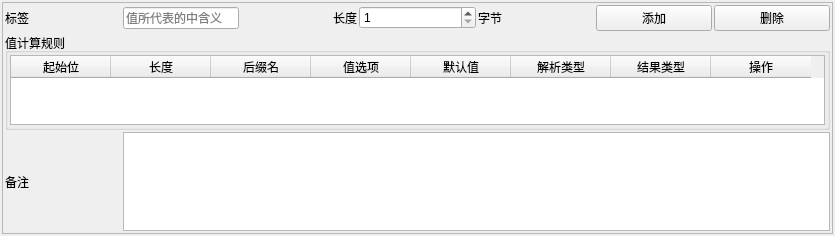
<?xml version="1.0" encoding="UTF-8"?>
<ui version="4.0">
 <class>RuleWidget</class>
 <widget class="QWidget" name="RuleWidget">
  <property name="enabled">
   <bool>true</bool>
  </property>
  <property name="geometry">
   <rect>
    <x>0</x>
    <y>0</y>
    <width>835</width>
    <height>236</height>
   </rect>
  </property>
  <property name="sizePolicy">
   <sizepolicy hsizetype="Expanding" vsizetype="Expanding">
    <horstretch>0</horstretch>
    <verstretch>0</verstretch>
   </sizepolicy>
  </property>
  <property name="minimumSize">
   <size>
    <width>0</width>
    <height>0</height>
   </size>
  </property>
  <property name="windowTitle">
   <string>数据规则行</string>
  </property>
  <property name="autoFillBackground">
   <bool>false</bool>
  </property>
  <property name="styleSheet">
   <string notr="true"/>
  </property>
  <layout class="QGridLayout" name="gridLayout" rowstretch="1" columnstretch="1">
   <property name="sizeConstraint">
    <enum>QLayout::SetDefaultConstraint</enum>
   </property>
   <property name="leftMargin">
    <number>2</number>
   </property>
   <property name="topMargin">
    <number>2</number>
   </property>
   <property name="rightMargin">
    <number>2</number>
   </property>
   <property name="bottomMargin">
    <number>2</number>
   </property>
   <item row="0" column="0">
    <widget class="QScrollArea" name="lineWidgetScrollArea">
     <property name="sizePolicy">
      <sizepolicy hsizetype="Preferred" vsizetype="Preferred">
       <horstretch>0</horstretch>
       <verstretch>1</verstretch>
      </sizepolicy>
     </property>
     <property name="minimumSize">
      <size>
       <width>0</width>
       <height>0</height>
      </size>
     </property>
     <property name="styleSheet">
      <string notr="true"/>
     </property>
     <property name="sizeAdjustPolicy">
      <enum>QAbstractScrollArea::AdjustToContents</enum>
     </property>
     <property name="widgetResizable">
      <bool>true</bool>
     </property>
     <property name="alignment">
      <set>Qt::AlignLeading|Qt::AlignLeft|Qt::AlignTop</set>
     </property>
     <widget class="QWidget" name="scrollAreaWidgetContents">
      <property name="geometry">
       <rect>
        <x>0</x>
        <y>0</y>
        <width>829</width>
        <height>230</height>
       </rect>
      </property>
      <layout class="QGridLayout" name="gridLayout_2" rowstretch="2,0,0" columnstretch="1,0,0,0,0,0,0">
       <property name="leftMargin">
        <number>2</number>
       </property>
       <property name="topMargin">
        <number>2</number>
       </property>
       <property name="rightMargin">
        <number>2</number>
       </property>
       <property name="bottomMargin">
        <number>2</number>
       </property>
       <property name="spacing">
        <number>2</number>
       </property>
       <item row="1" column="0" colspan="7">
        <widget class="QGroupBox" name="tableGroupBox">
         <property name="sizePolicy">
          <sizepolicy hsizetype="Expanding" vsizetype="Expanding">
           <horstretch>1</horstretch>
           <verstretch>1</verstretch>
          </sizepolicy>
         </property>
         <property name="title">
          <string>值计算规则</string>
         </property>
         <layout class="QVBoxLayout" name="verticalLayout" stretch="0">
          <property name="spacing">
           <number>2</number>
          </property>
          <property name="leftMargin">
           <number>2</number>
          </property>
          <property name="topMargin">
           <number>2</number>
          </property>
          <property name="rightMargin">
           <number>2</number>
          </property>
          <property name="bottomMargin">
           <number>2</number>
          </property>
          <item>
           <widget class="QTableWidget" name="tableWidget">
            <property name="sizePolicy">
             <sizepolicy hsizetype="Expanding" vsizetype="Expanding">
              <horstretch>0</horstretch>
              <verstretch>0</verstretch>
             </sizepolicy>
            </property>
            <property name="sizeAdjustPolicy">
             <enum>QAbstractScrollArea::AdjustToContents</enum>
            </property>
            <property name="editTriggers">
             <set>QAbstractItemView::DoubleClicked</set>
            </property>
            <property name="tabKeyNavigation">
             <bool>false</bool>
            </property>
            <property name="showDropIndicator" stdset="0">
             <bool>false</bool>
            </property>
            <property name="dragDropOverwriteMode">
             <bool>false</bool>
            </property>
            <property name="rowCount">
             <number>0</number>
            </property>
            <property name="columnCount">
             <number>8</number>
            </property>
            <attribute name="horizontalHeaderVisible">
             <bool>true</bool>
            </attribute>
            <attribute name="horizontalHeaderCascadingSectionResizes">
             <bool>true</bool>
            </attribute>
            <column>
             <property name="text">
              <string>起始位</string>
             </property>
            </column>
            <column>
             <property name="text">
              <string>长度</string>
             </property>
            </column>
            <column>
             <property name="text">
              <string>后缀名</string>
             </property>
            </column>
            <column>
             <property name="text">
              <string>值选项</string>
             </property>
            </column>
            <column>
             <property name="text">
              <string>默认值</string>
             </property>
            </column>
            <column>
             <property name="text">
              <string>解析类型</string>
             </property>
            </column>
            <column>
             <property name="text">
              <string>结果类型</string>
             </property>
            </column>
            <column>
             <property name="text">
              <string>操作</string>
             </property>
            </column>
           </widget>
          </item>
         </layout>
        </widget>
       </item>
       <item row="0" column="2">
        <widget class="QLabel" name="label_5">
         <property name="text">
          <string>长度</string>
         </property>
         <property name="alignment">
          <set>Qt::AlignRight|Qt::AlignTrailing|Qt::AlignVCenter</set>
         </property>
        </widget>
       </item>
       <item row="0" column="3">
        <widget class="QSpinBox" name="spinBox_len">
         <property name="minimum">
          <number>1</number>
         </property>
        </widget>
       </item>
       <item row="2" column="1" colspan="6">
        <widget class="QTextEdit" name="textEdit_comment">
         <property name="sizePolicy">
          <sizepolicy hsizetype="Expanding" vsizetype="Expanding">
           <horstretch>1</horstretch>
           <verstretch>0</verstretch>
          </sizepolicy>
         </property>
         <property name="baseSize">
          <size>
           <width>0</width>
           <height>0</height>
          </size>
         </property>
        </widget>
       </item>
       <item row="0" column="4">
        <widget class="QLabel" name="label_2">
         <property name="text">
          <string>字节</string>
         </property>
        </widget>
       </item>
       <item row="2" column="0">
        <widget class="QLabel" name="label_2_0">
         <property name="text">
          <string>备注</string>
         </property>
        </widget>
       </item>
       <item row="0" column="1">
        <widget class="QLineEdit" name="labelEdit">
         <property name="maxLength">
          <number>100</number>
         </property>
         <property name="placeholderText">
          <string>值所代表的中含义</string>
         </property>
        </widget>
       </item>
       <item row="0" column="0">
        <widget class="QLabel" name="label">
         <property name="text">
          <string>标签</string>
         </property>
        </widget>
       </item>
       <item row="0" column="6">
        <widget class="QPushButton" name="destoryButton">
         <property name="text">
          <string>删除</string>
         </property>
        </widget>
       </item>
       <item row="0" column="5">
        <widget class="QPushButton" name="createButton">
         <property name="text">
          <string>添加</string>
         </property>
        </widget>
       </item>
      </layout>
     </widget>
    </widget>
   </item>
  </layout>
 </widget>
 <resources/>
 <connections/>
</ui>
